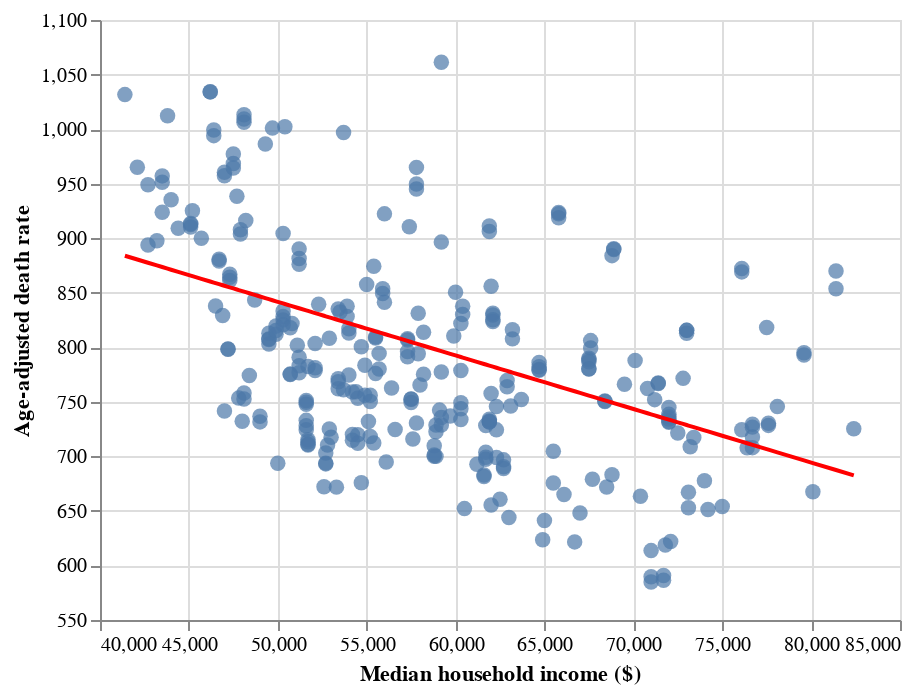

Source (notebook cell):
### Markdown cell above
#### Plot

### Code cell
# Make new dataframes for the altair charts
df_scatter = X_test.join(y_test)
# Make a series, set the index to the y_test series, make dataframe to join with X_test
series_y_pred_lin = pd.Series(y_pred_lin)
series_y_pred_lin.index = y_test.index
df_y_pred_lin = pd.DataFrame(series_y_pred_lin)
df_y_pred_lin.rename(columns = {0:'age_adjusted_death_rate'}, inplace = True)
df_line_lin = X_test.join(df_y_pred_lin)

# Make plots
scatter = alt.Chart(df_scatter).mark_circle(size=60).encode(
    alt.X('median_household_income', title='Median household income ($)', scale = alt.Scale(zero = False)),
    alt.Y('age_adjusted_death_rate' , title='Age-adjusted death rate', scale = alt.Scale(zero = False)),
    tooltip = ['median_household_income', 'age_adjusted_death_rate']
).interactive()

line_lin = alt.Chart(df_line_lin).mark_line(color= 'red').encode(
    alt.X('median_household_income', title='Median household income ($)', scale = alt.Scale(zero = False)),
    alt.Y('age_adjusted_death_rate' , title='Age-adjusted death rate', scale = alt.Scale(zero = False)),
    tooltip = ['median_household_income', 'age_adjusted_death_rate']
).interactive()

# Put plots together
plot_lin = scatter + line_lin
plot_lin

### Figure 1 — Vega-Lite specification as saved in the notebook (floating-point values rounded to 4 significant figures; data arrays with more than 128 entries replaced by an {"elided": "..."} marker saying what was removed)
{"config": {"view": {"continuousWidth": 400, "continuousHeight": 300}}, "layer": [{"data": {"name": "data-20501b7035f30ce00c2accf6be5989e8"}, "mark": {"type": "circle", "size": 60}, "encoding": {"tooltip": [{"field": "median_household_income", "type": "quantitative"}, {"field": "age_adjusted_death_rate", "type": "quantitative"}], "x": {"field": "median_household_income", "scale": {"zero": false}, "title": "Median household income ($)", "type": "quantitative"}, "y": {"field": "age_adjusted_death_rate", "scale": {"zero": false}, "title": "Age-adjusted death rate", "type": "quantitative"}}, "selection": {"selector013": {"type": "interval", "bind": "scales", "encodings": ["x", "y"]}}}, {"data": {"name": "data-aced7af998f825b38f4524622f28807f"}, "mark": {"type": "line", "color": "red"}, "encoding": {"tooltip": [{"field": "median_household_income", "type": "quantitative"}, {"field": "age_adjusted_death_rate", "type": "quantitative"}], "x": {"field": "median_household_income", "scale": {"zero": false}, "title": "Median household income ($)", "type": "quantitative"}, "y": {"field": "age_adjusted_death_rate", "scale": {"zero": false}, "title": "Age-adjusted death rate", "type": "quantitative"}}, "selection": {"selector014": {"type": "interval", "bind": "scales", "encodings": ["x", "y"]}}}], "$schema": "https://vega.github.io/schema/vega-lite/v4.17.0.json", "datasets": {"data-20501b7035f30ce00c2accf6be5989e8": {"elided": "297 records"}, "data-aced7af998f825b38f4524622f28807f": {"elided": "297 records"}}}
